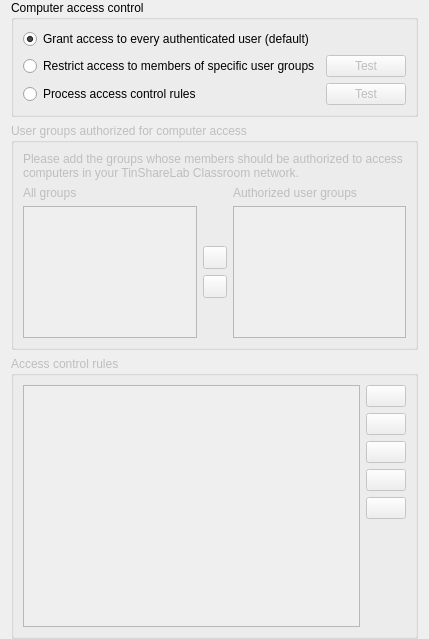
<?xml version="1.0" encoding="UTF-8"?>
<ui version="4.0">
 <class>AccessControlPage</class>
 <widget class="QWidget" name="AccessControlPage">
  <property name="windowTitle">
   <string notr="true">Form</string>
  </property>
  <layout class="QVBoxLayout" name="verticalLayout">
   <property name="topMargin">
    <number>0</number>
   </property>
   <property name="bottomMargin">
    <number>0</number>
   </property>
   <item>
    <widget class="QGroupBox" name="groupBox_19">
     <property name="title">
      <string>Computer access control</string>
     </property>
     <layout class="QGridLayout" name="gridLayout" columnstretch="1,0">
      <item row="2" column="0">
       <widget class="QRadioButton" name="isAccessControlRulesProcessingEnabled">
        <property name="text">
         <string>Process access control rules</string>
        </property>
        <attribute name="buttonGroup">
         <string notr="true">accessControlModeGroup</string>
        </attribute>
       </widget>
      </item>
      <item row="1" column="1">
       <widget class="QPushButton" name="testUserGroupsAccessControlButton">
        <property name="enabled">
         <bool>false</bool>
        </property>
        <property name="text">
         <string>Test</string>
        </property>
        <property name="icon">
         <iconset resource="../../core/resources/core.qrc">
          <normaloff>:/core/dialog-ok-apply.png</normaloff>:/core/dialog-ok-apply.png</iconset>
        </property>
       </widget>
      </item>
      <item row="2" column="1">
       <widget class="QPushButton" name="testAccessControlRulesButton">
        <property name="enabled">
         <bool>false</bool>
        </property>
        <property name="text">
         <string>Test</string>
        </property>
        <property name="icon">
         <iconset resource="../../core/resources/core.qrc">
          <normaloff>:/core/dialog-ok-apply.png</normaloff>:/core/dialog-ok-apply.png</iconset>
        </property>
       </widget>
      </item>
      <item row="0" column="0">
       <widget class="QRadioButton" name="skipAccessControl">
        <property name="text">
         <string>Grant access to every authenticated user (default)</string>
        </property>
        <property name="checked">
         <bool>true</bool>
        </property>
        <attribute name="buttonGroup">
         <string notr="true">accessControlModeGroup</string>
        </attribute>
       </widget>
      </item>
      <item row="1" column="0">
       <widget class="QRadioButton" name="isAccessRestrictedToUserGroups">
        <property name="text">
         <string>Restrict access to members of specific user groups</string>
        </property>
        <attribute name="buttonGroup">
         <string notr="true">accessControlModeGroup</string>
        </attribute>
       </widget>
      </item>
     </layout>
    </widget>
   </item>
   <item>
    <widget class="QGroupBox" name="groupBox">
     <property name="enabled">
      <bool>false</bool>
     </property>
     <property name="maximumSize">
      <size>
       <width>16777215</width>
       <height>400</height>
      </size>
     </property>
     <property name="title">
      <string>User groups authorized for computer access</string>
     </property>
     <layout class="QGridLayout" name="gridLayout_18">
      <item row="2" column="0">
       <widget class="QListWidget" name="allGroupsList">
        <property name="sizeAdjustPolicy">
         <enum>QAbstractScrollArea::AdjustToContents</enum>
        </property>
        <property name="sortingEnabled">
         <bool>true</bool>
        </property>
       </widget>
      </item>
      <item row="0" column="0" colspan="3">
       <widget class="QLabel" name="label_40">
        <property name="text">
         <string>Please add the groups whose members should be authorized to access computers in your TinShareLab Classroom network.</string>
        </property>
        <property name="wordWrap">
         <bool>true</bool>
        </property>
       </widget>
      </item>
      <item row="1" column="2">
       <widget class="QLabel" name="authorizedUserGroups">
        <property name="text">
         <string>Authorized user groups</string>
        </property>
       </widget>
      </item>
      <item row="2" column="2">
       <widget class="QListWidget" name="accessGroupsList">
        <property name="sizeAdjustPolicy">
         <enum>QAbstractScrollArea::AdjustToContents</enum>
        </property>
        <property name="sortingEnabled">
         <bool>true</bool>
        </property>
       </widget>
      </item>
      <item row="1" column="0">
       <widget class="QLabel" name="label_42">
        <property name="text">
         <string>All groups</string>
        </property>
       </widget>
      </item>
      <item row="2" column="1">
       <layout class="QVBoxLayout" name="verticalLayout_18">
        <item>
         <spacer name="verticalSpacer_15">
          <property name="orientation">
           <enum>Qt::Vertical</enum>
          </property>
          <property name="sizeHint" stdset="0">
           <size>
            <width>20</width>
            <height>40</height>
           </size>
          </property>
         </spacer>
        </item>
        <item>
         <widget class="QToolButton" name="addAccessGroupButton">
          <property name="icon">
           <iconset resource="../../core/resources/core.qrc">
            <normaloff>:/core/go-next.png</normaloff>:/core/go-next.png</iconset>
          </property>
         </widget>
        </item>
        <item>
         <widget class="QToolButton" name="removeAccessGroupButton">
          <property name="icon">
           <iconset resource="../../core/resources/core.qrc">
            <normaloff>:/core/go-previous.png</normaloff>:/core/go-previous.png</iconset>
          </property>
         </widget>
        </item>
        <item>
         <spacer name="verticalSpacer_16">
          <property name="orientation">
           <enum>Qt::Vertical</enum>
          </property>
          <property name="sizeHint" stdset="0">
           <size>
            <width>20</width>
            <height>40</height>
           </size>
          </property>
         </spacer>
        </item>
       </layout>
      </item>
     </layout>
    </widget>
   </item>
   <item>
    <widget class="QGroupBox" name="groupBox_2">
     <property name="enabled">
      <bool>false</bool>
     </property>
     <property name="title">
      <string>Access control rules</string>
     </property>
     <layout class="QGridLayout" name="gridLayout_23">
      <item row="6" column="1">
       <spacer name="verticalSpacer_12">
        <property name="orientation">
         <enum>Qt::Vertical</enum>
        </property>
        <property name="sizeHint" stdset="0">
         <size>
          <width>20</width>
          <height>88</height>
         </size>
        </property>
       </spacer>
      </item>
      <item row="3" column="1">
       <widget class="QPushButton" name="moveAccessControlRuleUpButton">
        <property name="toolTip">
         <string>Move selected rule up</string>
        </property>
        <property name="icon">
         <iconset resource="../../core/resources/core.qrc">
          <normaloff>:/core/go-up.png</normaloff>:/core/go-up.png</iconset>
        </property>
       </widget>
      </item>
      <item row="2" column="1">
       <widget class="QPushButton" name="editAccessControlRuleButton">
        <property name="toolTip">
         <string>Edit selected rule</string>
        </property>
        <property name="text">
         <string/>
        </property>
        <property name="icon">
         <iconset resource="../../core/resources/core.qrc">
          <normaloff>:/core/document-edit.png</normaloff>:/core/document-edit.png</iconset>
        </property>
       </widget>
      </item>
      <item row="0" column="1">
       <widget class="QPushButton" name="addAccessControlRuleButton">
        <property name="toolTip">
         <string>Add access control rule</string>
        </property>
        <property name="text">
         <string/>
        </property>
        <property name="icon">
         <iconset resource="../../core/resources/core.qrc">
          <normaloff>:/core/list-add.png</normaloff>:/core/list-add.png</iconset>
        </property>
       </widget>
      </item>
      <item row="1" column="1">
       <widget class="QPushButton" name="removeAccessControlRule">
        <property name="toolTip">
         <string>Remove access control rule</string>
        </property>
        <property name="text">
         <string/>
        </property>
        <property name="icon">
         <iconset resource="../../core/resources/core.qrc">
          <normaloff>:/core/edit-delete.png</normaloff>:/core/edit-delete.png</iconset>
        </property>
       </widget>
      </item>
      <item row="0" column="0" rowspan="7">
       <widget class="QListView" name="accessControlRulesView">
        <property name="sizeAdjustPolicy">
         <enum>QAbstractScrollArea::AdjustToContents</enum>
        </property>
        <property name="editTriggers">
         <set>QAbstractItemView::NoEditTriggers</set>
        </property>
       </widget>
      </item>
      <item row="4" column="1">
       <widget class="QPushButton" name="moveAccessControlRuleDownButton">
        <property name="toolTip">
         <string>Move selected rule down</string>
        </property>
        <property name="icon">
         <iconset resource="../../core/resources/core.qrc">
          <normaloff>:/core/go-down.png</normaloff>:/core/go-down.png</iconset>
        </property>
       </widget>
      </item>
      <item row="5" column="1">
       <widget class="QLabel" name="accessControlRules">
        <property name="text">
         <string/>
        </property>
       </widget>
      </item>
     </layout>
    </widget>
   </item>
  </layout>
 </widget>
 <tabstops>
  <tabstop>skipAccessControl</tabstop>
  <tabstop>isAccessRestrictedToUserGroups</tabstop>
  <tabstop>isAccessControlRulesProcessingEnabled</tabstop>
  <tabstop>testUserGroupsAccessControlButton</tabstop>
  <tabstop>testAccessControlRulesButton</tabstop>
  <tabstop>allGroupsList</tabstop>
  <tabstop>addAccessGroupButton</tabstop>
  <tabstop>removeAccessGroupButton</tabstop>
  <tabstop>accessGroupsList</tabstop>
  <tabstop>accessControlRulesView</tabstop>
  <tabstop>addAccessControlRuleButton</tabstop>
  <tabstop>removeAccessControlRule</tabstop>
  <tabstop>editAccessControlRuleButton</tabstop>
  <tabstop>moveAccessControlRuleUpButton</tabstop>
  <tabstop>moveAccessControlRuleDownButton</tabstop>
 </tabstops>
 <resources>
  <include location="../../core/resources/core.qrc"/>
 </resources>
 <connections>
  <connection>
   <sender>addAccessGroupButton</sender>
   <signal>clicked()</signal>
   <receiver>AccessControlPage</receiver>
   <slot>addAccessGroup()</slot>
   <hints>
    <hint type="sourcelabel">
     <x>494</x>
     <y>412</y>
    </hint>
    <hint type="destinationlabel">
     <x>494</x>
     <y>404</y>
    </hint>
   </hints>
  </connection>
  <connection>
   <sender>removeAccessGroupButton</sender>
   <signal>clicked()</signal>
   <receiver>AccessControlPage</receiver>
   <slot>removeAccessGroup()</slot>
   <hints>
    <hint type="sourcelabel">
     <x>494</x>
     <y>455</y>
    </hint>
    <hint type="destinationlabel">
     <x>494</x>
     <y>404</y>
    </hint>
   </hints>
  </connection>
  <connection>
   <sender>addAccessControlRuleButton</sender>
   <signal>clicked()</signal>
   <receiver>AccessControlPage</receiver>
   <slot>addAccessControlRule()</slot>
   <hints>
    <hint type="sourcelabel">
     <x>935</x>
     <y>580</y>
    </hint>
    <hint type="destinationlabel">
     <x>494</x>
     <y>404</y>
    </hint>
   </hints>
  </connection>
  <connection>
   <sender>removeAccessControlRule</sender>
   <signal>clicked()</signal>
   <receiver>AccessControlPage</receiver>
   <slot>removeAccessControlRule()</slot>
   <hints>
    <hint type="sourcelabel">
     <x>935</x>
     <y>622</y>
    </hint>
    <hint type="destinationlabel">
     <x>494</x>
     <y>404</y>
    </hint>
   </hints>
  </connection>
  <connection>
   <sender>editAccessControlRuleButton</sender>
   <signal>clicked()</signal>
   <receiver>AccessControlPage</receiver>
   <slot>editAccessControlRule()</slot>
   <hints>
    <hint type="sourcelabel">
     <x>935</x>
     <y>665</y>
    </hint>
    <hint type="destinationlabel">
     <x>494</x>
     <y>404</y>
    </hint>
   </hints>
  </connection>
  <connection>
   <sender>moveAccessControlRuleDownButton</sender>
   <signal>clicked()</signal>
   <receiver>AccessControlPage</receiver>
   <slot>moveAccessControlRuleDown()</slot>
   <hints>
    <hint type="sourcelabel">
     <x>935</x>
     <y>749</y>
    </hint>
    <hint type="destinationlabel">
     <x>494</x>
     <y>404</y>
    </hint>
   </hints>
  </connection>
  <connection>
   <sender>moveAccessControlRuleUpButton</sender>
   <signal>clicked()</signal>
   <receiver>AccessControlPage</receiver>
   <slot>moveAccessControlRuleUp()</slot>
   <hints>
    <hint type="sourcelabel">
     <x>935</x>
     <y>707</y>
    </hint>
    <hint type="destinationlabel">
     <x>494</x>
     <y>404</y>
    </hint>
   </hints>
  </connection>
  <connection>
   <sender>isAccessRestrictedToUserGroups</sender>
   <signal>toggled(bool)</signal>
   <receiver>groupBox</receiver>
   <slot>setEnabled(bool)</slot>
   <hints>
    <hint type="sourcelabel">
     <x>494</x>
     <y>114</y>
    </hint>
    <hint type="destinationlabel">
     <x>494</x>
     <y>354</y>
    </hint>
   </hints>
  </connection>
  <connection>
   <sender>isAccessControlRulesProcessingEnabled</sender>
   <signal>toggled(bool)</signal>
   <receiver>groupBox_2</receiver>
   <slot>setEnabled(bool)</slot>
   <hints>
    <hint type="sourcelabel">
     <x>494</x>
     <y>160</y>
    </hint>
    <hint type="destinationlabel">
     <x>494</x>
     <y>660</y>
    </hint>
   </hints>
  </connection>
  <connection>
   <sender>accessControlRulesView</sender>
   <signal>doubleClicked(QModelIndex)</signal>
   <receiver>AccessControlPage</receiver>
   <slot>editAccessControlRule()</slot>
   <hints>
    <hint type="sourcelabel">
     <x>331</x>
     <y>791</y>
    </hint>
    <hint type="destinationlabel">
     <x>983</x>
     <y>527</y>
    </hint>
   </hints>
  </connection>
  <connection>
   <sender>testUserGroupsAccessControlButton</sender>
   <signal>clicked()</signal>
   <receiver>AccessControlPage</receiver>
   <slot>testUserGroupsAccessControl()</slot>
   <hints>
    <hint type="sourcelabel">
     <x>920</x>
     <y>118</y>
    </hint>
    <hint type="destinationlabel">
     <x>986</x>
     <y>114</y>
    </hint>
   </hints>
  </connection>
  <connection>
   <sender>testAccessControlRulesButton</sender>
   <signal>clicked()</signal>
   <receiver>AccessControlPage</receiver>
   <slot>testAccessControlRules()</slot>
   <hints>
    <hint type="sourcelabel">
     <x>933</x>
     <y>167</y>
    </hint>
    <hint type="destinationlabel">
     <x>984</x>
     <y>162</y>
    </hint>
   </hints>
  </connection>
  <connection>
   <sender>isAccessRestrictedToUserGroups</sender>
   <signal>toggled(bool)</signal>
   <receiver>testUserGroupsAccessControlButton</receiver>
   <slot>setEnabled(bool)</slot>
   <hints>
    <hint type="sourcelabel">
     <x>447</x>
     <y>116</y>
    </hint>
    <hint type="destinationlabel">
     <x>914</x>
     <y>116</y>
    </hint>
   </hints>
  </connection>
  <connection>
   <sender>isAccessControlRulesProcessingEnabled</sender>
   <signal>toggled(bool)</signal>
   <receiver>testAccessControlRulesButton</receiver>
   <slot>setEnabled(bool)</slot>
   <hints>
    <hint type="sourcelabel">
     <x>447</x>
     <y>166</y>
    </hint>
    <hint type="destinationlabel">
     <x>914</x>
     <y>166</y>
    </hint>
   </hints>
  </connection>
  <connection>
   <sender>allGroupsList</sender>
   <signal>doubleClicked(QModelIndex)</signal>
   <receiver>AccessControlPage</receiver>
   <slot>addAccessGroup()</slot>
   <hints>
    <hint type="sourcelabel">
     <x>181</x>
     <y>464</y>
    </hint>
    <hint type="destinationlabel">
     <x>357</x>
     <y>484</y>
    </hint>
   </hints>
  </connection>
  <connection>
   <sender>accessGroupsList</sender>
   <signal>doubleClicked(QModelIndex)</signal>
   <receiver>AccessControlPage</receiver>
   <slot>removeAccessGroup()</slot>
   <hints>
    <hint type="sourcelabel">
     <x>534</x>
     <y>464</y>
    </hint>
    <hint type="destinationlabel">
     <x>357</x>
     <y>484</y>
    </hint>
   </hints>
  </connection>
 </connections>
 <slots>
  <slot>addAccessGroup()</slot>
  <slot>removeAccessGroup()</slot>
  <slot>addAccessControlRule()</slot>
  <slot>removeAccessControlRule()</slot>
  <slot>editAccessControlRule()</slot>
  <slot>moveAccessControlRuleUp()</slot>
  <slot>moveAccessControlRuleDown()</slot>
  <slot>testAccessControlRules()</slot>
  <slot>testUserGroupsAccessControl()</slot>
 </slots>
 <buttongroups>
  <buttongroup name="accessControlModeGroup"/>
 </buttongroups>
</ui>
